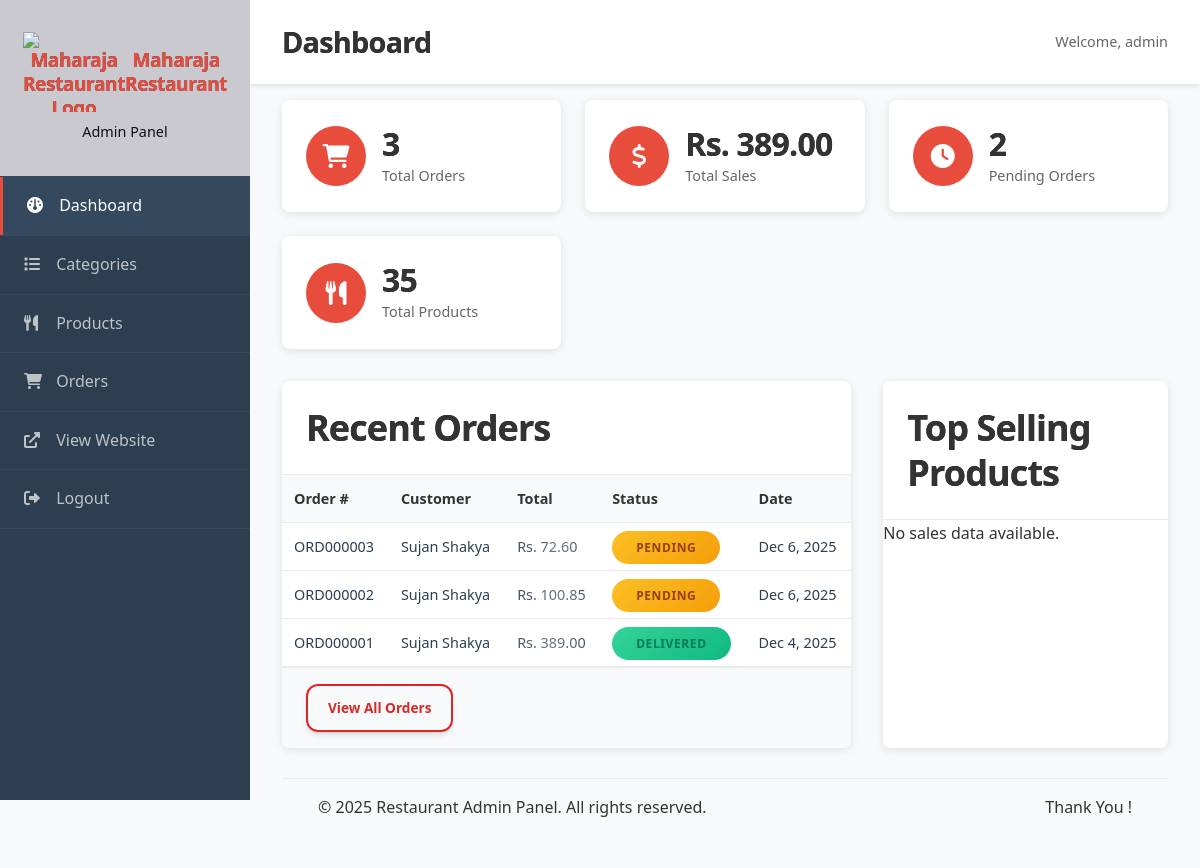
/admin/index.php (signed in), run on the app's committed database.
### tables this page shows
CREATE TABLE `orders` (
  `id` int(11) NOT NULL,
  `user_id` int(11) DEFAULT NULL,
  `order_number` varchar(20) NOT NULL,
  `name` varchar(255) NOT NULL,
  `phone` varchar(20) NOT NULL,
  `email` varchar(255) DEFAULT NULL,
  `address` text NOT NULL,
  `subtotal` decimal(10,2) NOT NULL DEFAULT 0.00,
  `delivery_fee` decimal(10,2) NOT NULL DEFAULT 0.00,
  `tax_amount` decimal(10,2) NOT NULL DEFAULT 0.00,
  `total` decimal(10,2) NOT NULL,
  `status` enum('Pending','Confirmed','Preparing','Out for Delivery','Delivered','Cancelled') DEFAULT 'Pending',
  `payment_method` enum('Cash on Delivery','') DEFAULT 'Cash on Delivery',
  `delivered_at` timestamp NULL DEFAULT NULL,
  `created_at` timestamp NOT NULL DEFAULT current_timestamp(),
  `updated_at` timestamp NOT NULL DEFAULT current_timestamp() ON UPDATE current_timestamp()
);

### includes/functions.php (called while the page is built, shortened)
<?php
function h(?string $string): string {
    return $string !== null ? htmlspecialchars($string, ENT_QUOTES, 'UTF-8') : '';
}
function formatCurrency(float $amount): string {
    return 'Rs. ' . number_format($amount, 2);
}

### admin/index.php (the view, shortened to what this page needs)
<?php
require_once '../config/database.php';
require_once '../includes/functions.php';
$stats = [];
$recent_orders = [];
$top_products = [];
try {
    $statsQuery = "
        SELECT
            COUNT(*) as total_orders,
            SUM(CASE WHEN status = 'Pending' THEN 1 ELSE 0 END) as pending_orders,
            SUM(CASE WHEN DATE(created_at) = CURDATE() THEN 1 ELSE 0 END) as todays_orders,
            SUM(CASE WHEN status = 'Delivered' THEN total ELSE 0 END) as total_sales
        FROM orders
    ";
    $orderStats = $pdo->query($statsQuery)->fetch();
    $stats['total_orders'] = $orderStats['total_orders'] ?? 0;
    $stats['pending_orders'] = $orderStats['pending_orders'] ?? 0;
    $stats['todays_orders'] = $orderStats['todays_orders'] ?? 0;
    $stats['total_sales'] = $orderStats['total_sales'] ?? 0;
    $stmt = $pdo->query("SELECT COUNT(*) as count FROM products");
    $stats['total_products'] = $stmt->fetch()['count'];
    $stmt = $pdo->query("
        SELECT id, order_number, name, total, status, created_at
        FROM orders
        ORDER BY created_at DESC
        LIMIT 5
    ");
    $recent_orders = $stmt->fetchAll();
    $stmt = $pdo->query("
        SELECT p.name, SUM(oi.quantity) as total_sold,
               SUM(oi.quantity * oi.unit_price) as total_revenue
        FROM products p
        JOIN order_items oi ON p.id = oi.product_id
        GROUP BY p.id, p.name
        ORDER BY total_sold DESC
        LIMIT 5
    ");
    $top_products = $stmt->fetchAll();
} catch (PDOException $e) {
    error_log("Database error: " . $e->getMessage());
    $stats = [
        'total_orders' => 0,
        'total_sales' => 0,
        'pending_orders' => 0,
        'todays_orders' => 0,
        'total_products' => 0
    ];
    $recent_orders = [];
    $top_products = [];
}
require_once 'includes/header.php';
?>
<div class="dashboard-stats">
    <div class="stat-card">
        <div class="stat-icon">
            <i class="fas fa-shopping-cart"></i>
        </div>
        <div class="stat-info">
            <h3><?php echo number_format($stats['total_orders']); ?></h3>
            <p>Total Orders</p>
        </div>
    </div>
    <div class="stat-card">
        <div class="stat-icon">
            <i class="fas fa-dollar-sign"></i>
        </div>
          <div class="stat-info">
                <h3><?php echo formatCurrency($stats['total_sales'] ?? 0); ?></h3>
                <p>Total Sales</p>
            </div>
    </div>
    <div class="stat-card">
        <div class="stat-icon">
            <i class="fas fa-clock"></i>
        </div>
        <div class="stat-info">
            <h3><?php echo number_format($stats['pending_orders']); ?></h3>
            <p>Pending Orders</p>
        </div>
    </div>
    <div class="stat-card">
        <div class="stat-icon">
            <i class="fas fa-utensils"></i>
        </div>
        <div class="stat-info">
            <h3><?php echo number_format($stats['total_products']); ?></h3>
            <p>Total Products</p>
        </div>
    </div>
</div>
<div class="dashboard-grid">
    <div class="dashboard-card">
        <h3>Recent Orders</h3>
        <?php if (empty($recent_orders)): ?>
            <p>No orders yet.</p>
        <?php else: ?>
            <div class="table-responsive">
                <table class="admin-table">
                    <thead>
                        <tr>
                            <th>Order #</th>
                            <th>Customer</th>
                            <th>Total</th>
                            <th>Status</th>
                            <th>Date</th>
                        </tr>
                    </thead>
                    <tbody>
                        <?php foreach ($recent_orders as $order): ?>
                            <tr>
                                <td><?php echo h($order['order_number']); ?></td>
                                <td><?php echo h($order['name']); ?></td>
                                <td><?php echo formatCurrency($order['total']); ?></td>
                                <td>
                                    <span class="status-badge status-<?php echo strtolower($order['status']); ?>">
                                        <?php echo h($order['status']); ?>
                                    </span>
                                </td>
                                <td><?php echo date('M j, Y', strtotime($order['created_at'])); ?></td>
                            </tr>
                        <?php endforeach; ?>
                    </tbody>
                </table>
            </div>
            <div class="card-footer">
                <a href="orders.php" class="btn btn-sm btn-outline">View All Orders</a>
            </div>
        <?php endif; ?>
    </div>
    <div class="dashboard-card">
        <h3>Top Selling Products</h3>
        <?php if (empty($top_products)): ?>
            <p>No sales data available.</p>
        <?php endif; ?>
    </div>
</div>
<?php require_once 'includes/footer.php'; ?>

### css/styles.css (style rules this page uses)
:root { --primary-100: #fee2e2; --primary-200: #fecaca; --primary-400: #f87171; --primary-500: #ef4444; --primary-600: #dc2626; --primary-700: #b91c1c; --gray-50: #f9fafb; --gray-100: #f3f4f6; --gray-200: #e5e7eb; --gray-300: #d1d5db; --gray-400: #9ca3af; --gray-500: #6b7280; --gray-600: #4b5563; --gray-700: #374151; --gray-800: #1f2937; --gray-900: #111827; --bg-primary: #ffffff; --bg-secondary: #f8fafc; --bg-tertiary: #f1f5f9; --bg-glass: rgba(255, 255, 255, 0.08); --bg-glass-dark: rgba(15, 23, 42, 0.08); --font-primary: -apple-system, BlinkMacSystemFont, 'Segoe UI', Roboto, 'Helvetica Neue', Arial, sans-serif; --space-xs: 0.25rem; --space-sm: 0.5rem; --space-md: 1rem; --space-lg: 1.5rem; --space-xl: 2rem; --space-2xl: 3rem; --space-3xl: 4rem; --space-4xl: 6rem; --radius-sm: 0.375rem; --radius-md: 0.5rem; --radius-lg: 0.75rem; --radius-xl: 1rem; --radius-2xl: 1.5rem; --radius-full: 9999px; --shadow-sm: 0 1px 2px 0 rgb(0 0 0 / 0.05); --shadow-md: 0 4px 6px -1px rgb(0 0 0 / 0.1), 0 2px 4px -2px rgb(0 0 0 / 0.1); --shadow-lg: 0 10px 15px -3px rgb(0 0 0 / 0.1), 0 4px 6px -4px rgb(0 0 0 / 0.1); --shadow-xl: 0 20px 25px -5px rgb(0 0 0 / 0.1), 0 8px 10px -6px rgb(0 0 0 / 0.1); --shadow-2xl: 0 25px 50px -12px rgb(0 0 0 / 0.25); --duration-fast: 150ms; --duration-normal: 300ms; --duration-slow: 500ms; --ease-out: cubic-bezier(0.16, 1, 0.3, 1); --ease-in: cubic-bezier(0.4, 0, 1, 1); --primary-color: #2c3e50; --secondary-color: #e74c3c; --accent-color: #f39c12; --success: #27ae60; --warning: #f39c12; --error: #e74c3c; --info: #3498db; --dark-color: #2c3e50; --light-color: #ecf0f1; --white: #ffffff; --gray-light: #f8f9fa; --gray: #95a5a6; --gray-dark: #7f8c8d; --border-radius: 8px; --box-shadow: 0 2px 10px rgba(0, 0, 0, 0.1); --box-shadow-hover: 0 5px 20px rgba(0, 0, 0, 0.15); --transition: all 0.3s ease; --font-family: 'Segoe UI', Tahoma, Geneva, Verdana, sans-serif; }
* { margin: 0; padding: 0; box-sizing: border-box; }
body { font-family: var(--font-family); line-height: 1.6; color: var(--dark-color); background-color: var(--gray-light); min-height: 100vh; }
a { text-decoration: none; color: inherit; }
h1, h2, h3, h4, h5, h6 { font-weight: 700; letter-spacing: -0.025em; line-height: 1.25; margin-bottom: var(--space-lg); background: linear-gradient(135deg, var(--gray-900) 0%, var(--gray-700) 100%); -webkit-background-clip: text; background-clip: text; }
h3 { font-size: clamp(1.5rem, 3vw, 2.25rem); }
p { margin-bottom: var(--space-md); color: var(--white); line-height: 1.7; }
.btn { display: inline-flex; align-items: center; justify-content: center; gap: var(--space-sm); padding: var(--space-md) var(--space-xl); font-weight: 600; font-size: 0.875rem; line-height: 1; text-decoration: none; border: none; border-radius: var(--radius-lg); cursor: pointer; transition: all var(--duration-normal) var(--ease-out); position: relative; overflow: hidden; white-space: nowrap; user-select: none; text-align: center; background: var(--primary-600); color: white; box-shadow: var(--shadow-md); backdrop-filter: blur(8px); }
.btn::before { content: ''; position: absolute; top: 0; left: 0; right: 0; bottom: 0; background: linear-gradient(135deg, rgba(255,255,255,0.2) 0%, transparent 50%); opacity: 0; transition: opacity var(--duration-normal) var(--ease-out); }
.btn-outline { background: transparent; color: var(--primary-600); border: 2px solid var(--primary-600); backdrop-filter: blur(8px); }
.btn-sm { padding: 15px 20px; font-size: 0.85rem; }
.status-badge { padding: var(--space-sm) var(--space-lg); border-radius: var(--radius-full); font-size: 0.75rem; font-weight: 700; text-transform: uppercase; letter-spacing: 0.05em; position: relative; overflow: hidden; }
.status-badge::before { content: ''; position: absolute; top: 0; left: -100%; width: 100%; height: 100%; background: linear-gradient(90deg, transparent, rgba(255,255,255,0.3), transparent); transition: left var(--duration-slow) var(--ease-out); }
.status-pending { background: linear-gradient(135deg, #fbbf24 0%, #f59e0b 100%); color: #92400e; }
.status-delivered { background: linear-gradient(135deg, #34d399 0%, #10b981 100%); color: #047857; }

### admin/includes/footer.php (style rules this page uses)
p { color: #333; }

### data on the page
orders: order_number "ORD000003", name "Sujan Shakya", total "Rs. 72.60", status "PENDING", created_at "Dec 6, 2025"
orders: order_number "ORD000002", name "Sujan Shakya", total "Rs. 100.85", status "PENDING", created_at "Dec 6, 2025"
orders: order_number "ORD000001", name "Sujan Shakya", total "Rs. 389.00", status "DELIVERED", created_at "Dec 4, 2025"

### other printed values
$pageTitle "Dashboard"
$_SESSION['admin_username'] "admin"
$stats['total_orders'] "3"
formatCurrency($stats['total_sales'] ?? 0) "Rs. 389.00"
$stats['pending_orders'] "2"
$stats['total_products'] "35"
